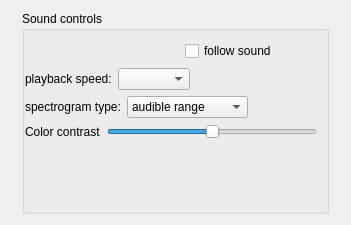
<?xml version="1.0" encoding="UTF-8"?>
<ui version="4.0">
 <class>SoundController</class>
 <widget class="QWidget" name="SoundController">
  <property name="geometry">
   <rect>
    <x>0</x>
    <y>0</y>
    <width>351</width>
    <height>225</height>
   </rect>
  </property>
  <property name="windowTitle">
   <string>Form</string>
  </property>
  <layout class="QHBoxLayout" name="horizontalLayout_2">
   <item>
    <widget class="QGroupBox" name="groupBox">
     <property name="sizePolicy">
      <sizepolicy hsizetype="Maximum" vsizetype="Preferred">
       <horstretch>2</horstretch>
       <verstretch>0</verstretch>
      </sizepolicy>
     </property>
     <property name="title">
      <string>Sound controls</string>
     </property>
     <layout class="QVBoxLayout" name="verticalLayout_3">
      <property name="leftMargin">
       <number>0</number>
      </property>
      <item>
       <layout class="QHBoxLayout" name="horizontalLayout_11">
        <property name="spacing">
         <number>0</number>
        </property>
        <item>
         <widget class="QPushButton" name="pb_stop">
          <property name="sizePolicy">
           <sizepolicy hsizetype="Maximum" vsizetype="Fixed">
            <horstretch>0</horstretch>
            <verstretch>0</verstretch>
           </sizepolicy>
          </property>
          <property name="toolTip">
           <string>Stop</string>
          </property>
          <property name="text">
           <string/>
          </property>
          <property name="icon">
           <iconset resource="../../resources.qrc">
            <normaloff>:/icons/stop</normaloff>:/icons/stop</iconset>
          </property>
          <property name="iconSize">
           <size>
            <width>20</width>
            <height>20</height>
           </size>
          </property>
          <property name="flat">
           <bool>true</bool>
          </property>
         </widget>
        </item>
        <item>
         <widget class="QPushButton" name="pb_play">
          <property name="sizePolicy">
           <sizepolicy hsizetype="Maximum" vsizetype="Preferred">
            <horstretch>0</horstretch>
            <verstretch>0</verstretch>
           </sizepolicy>
          </property>
          <property name="toolTip">
           <string>Play</string>
          </property>
          <property name="text">
           <string/>
          </property>
          <property name="icon">
           <iconset resource="../../resources.qrc">
            <normaloff>:/icons/play</normaloff>
            <activeoff>:/icons/play</activeoff>
            <activeon>:/icons/pause</activeon>:/icons/play</iconset>
          </property>
          <property name="iconSize">
           <size>
            <width>20</width>
            <height>20</height>
           </size>
          </property>
          <property name="checkable">
           <bool>true</bool>
          </property>
          <property name="flat">
           <bool>true</bool>
          </property>
         </widget>
        </item>
        <item>
         <widget class="QPushButton" name="pb_seek">
          <property name="sizePolicy">
           <sizepolicy hsizetype="Maximum" vsizetype="Fixed">
            <horstretch>0</horstretch>
            <verstretch>0</verstretch>
           </sizepolicy>
          </property>
          <property name="toolTip">
           <string>Seek</string>
          </property>
          <property name="text">
           <string/>
          </property>
          <property name="icon">
           <iconset resource="../../resources.qrc">
            <normaloff>:/icons/signs</normaloff>:/icons/signs</iconset>
          </property>
          <property name="iconSize">
           <size>
            <width>20</width>
            <height>20</height>
           </size>
          </property>
          <property name="flat">
           <bool>true</bool>
          </property>
         </widget>
        </item>
        <item>
         <spacer name="horizontalSpacer_4">
          <property name="orientation">
           <enum>Qt::Horizontal</enum>
          </property>
          <property name="sizeType">
           <enum>QSizePolicy::Maximum</enum>
          </property>
          <property name="sizeHint" stdset="0">
           <size>
            <width>40</width>
            <height>20</height>
           </size>
          </property>
         </spacer>
        </item>
        <item>
         <widget class="QCheckBox" name="cb_followSound">
          <property name="sizePolicy">
           <sizepolicy hsizetype="Maximum" vsizetype="Fixed">
            <horstretch>0</horstretch>
            <verstretch>0</verstretch>
           </sizepolicy>
          </property>
          <property name="text">
           <string>follow sound</string>
          </property>
         </widget>
        </item>
        <item>
         <spacer name="horizontalSpacer_3">
          <property name="orientation">
           <enum>Qt::Horizontal</enum>
          </property>
          <property name="sizeType">
           <enum>QSizePolicy::Expanding</enum>
          </property>
          <property name="sizeHint" stdset="0">
           <size>
            <width>40</width>
            <height>20</height>
           </size>
          </property>
         </spacer>
        </item>
       </layout>
      </item>
      <item>
       <layout class="QHBoxLayout" name="horizontalLayout_15">
        <item>
         <widget class="QLabel" name="label">
          <property name="sizePolicy">
           <sizepolicy hsizetype="Maximum" vsizetype="Preferred">
            <horstretch>0</horstretch>
            <verstretch>0</verstretch>
           </sizepolicy>
          </property>
          <property name="text">
           <string>playback speed:</string>
          </property>
          <property name="alignment">
           <set>Qt::AlignLeading|Qt::AlignLeft|Qt::AlignVCenter</set>
          </property>
         </widget>
        </item>
        <item>
         <widget class="QComboBox" name="cb_playbackSpeed">
          <property name="sizePolicy">
           <sizepolicy hsizetype="Maximum" vsizetype="Fixed">
            <horstretch>0</horstretch>
            <verstretch>0</verstretch>
           </sizepolicy>
          </property>
         </widget>
        </item>
        <item>
         <spacer name="horizontalSpacer_5">
          <property name="orientation">
           <enum>Qt::Horizontal</enum>
          </property>
          <property name="sizeType">
           <enum>QSizePolicy::Expanding</enum>
          </property>
          <property name="sizeHint" stdset="0">
           <size>
            <width>40</width>
            <height>20</height>
           </size>
          </property>
         </spacer>
        </item>
       </layout>
      </item>
      <item>
       <layout class="QHBoxLayout" name="horizontalLayout">
        <item>
         <widget class="QLabel" name="label_2">
          <property name="sizePolicy">
           <sizepolicy hsizetype="Fixed" vsizetype="Preferred">
            <horstretch>0</horstretch>
            <verstretch>0</verstretch>
           </sizepolicy>
          </property>
          <property name="text">
           <string>spectrogram type:</string>
          </property>
          <property name="alignment">
           <set>Qt::AlignLeading|Qt::AlignLeft|Qt::AlignVCenter</set>
          </property>
         </widget>
        </item>
        <item>
         <widget class="QComboBox" name="cb_specType">
          <property name="sizePolicy">
           <sizepolicy hsizetype="Minimum" vsizetype="Fixed">
            <horstretch>0</horstretch>
            <verstretch>0</verstretch>
           </sizepolicy>
          </property>
          <item>
           <property name="text">
            <string>audible range</string>
           </property>
          </item>
          <item>
           <property name="text">
            <string>ultra sonic range</string>
           </property>
          </item>
         </widget>
        </item>
        <item>
         <spacer name="horizontalSpacer_8">
          <property name="orientation">
           <enum>Qt::Horizontal</enum>
          </property>
          <property name="sizeType">
           <enum>QSizePolicy::Expanding</enum>
          </property>
          <property name="sizeHint" stdset="0">
           <size>
            <width>40</width>
            <height>20</height>
           </size>
          </property>
         </spacer>
        </item>
       </layout>
      </item>
      <item>
       <layout class="QHBoxLayout" name="horizontalLayout_6">
        <item>
         <widget class="QLabel" name="label_8">
          <property name="text">
           <string>Color contrast</string>
          </property>
         </widget>
        </item>
        <item>
         <widget class="QSlider" name="slider_contrast">
          <property name="minimum">
           <number>10</number>
          </property>
          <property name="maximum">
           <number>26</number>
          </property>
          <property name="sliderPosition">
           <number>18</number>
          </property>
          <property name="orientation">
           <enum>Qt::Horizontal</enum>
          </property>
         </widget>
        </item>
       </layout>
      </item>
      <item>
       <spacer name="verticalSpacer">
        <property name="orientation">
         <enum>Qt::Vertical</enum>
        </property>
        <property name="sizeHint" stdset="0">
         <size>
          <width>20</width>
          <height>40</height>
         </size>
        </property>
       </spacer>
      </item>
     </layout>
    </widget>
   </item>
  </layout>
 </widget>
 <resources>
  <include location="../../resources.qrc"/>
 </resources>
 <connections/>
</ui>
